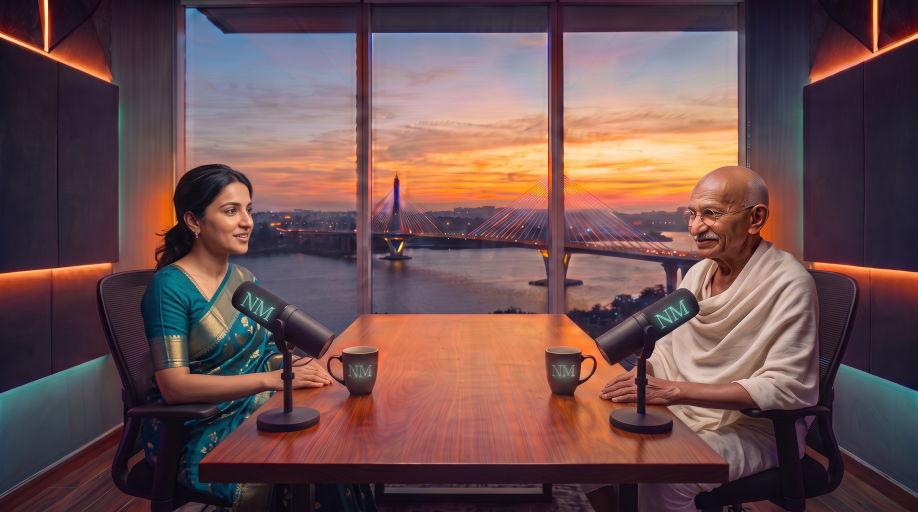
#> input picture Navura Media AI Podcast/v2/assets/kit/H0_hero_two_shot.jpg, 2752 x 1536 px, given in place of H0_hero_two_shot.jpg.jpg, which was not available (shown at 1/3 size)
$ python -i clips_v2.py   (imports and definitions only)
#> lines starting #> are read from the running program, lines starting #| are printed output that depends on the picture
"""v2 video: every line (both characters) is a Veo clip with native speech and lip-sync. Same unmodified inputs are retried when the safety filter blocks (blocked calls are free). Cost-capped; every clip transcript-checked."""
import sys; sys.path.insert(0,"/tmp/claude-0/-home-user-Built-Your-Own-Career-X/f6804c5a-1a67-58a8-a0a2-9046fc10ad41/scratchpad/t")
from common import *
import base64,time,json,io,re,difflib,subprocess,threading,os,concurrent.futures as cf
from PIL import Image
KIT="v2/kit"
# [1 line not run here, left out]
CAP=float(os.environ.get("CAP","14")); spent=0.0; lock=threading.Lock()
RATE={"veo-3.1-fast-generate-001":0.10,"veo-3.1-generate-001":0.40}
SEED={"Nithya":4242,"Gandhi":1930}
def frame(name):
#> called with name = '../assets/kit/H0_hero_two_shot.jpg'
    im=Image.open(f"{KIT}/{name}.jpg").convert("RGB"); w,h=im.size; nh=int(w*9/16); top=(h-nh)//2
#> in frame, im is the input picture: PIL image 2752x1536 RGB; mean R, G, B 109.1, 79.9, 80.5
#> after `w, h = im.size`: w = 2752; h = 1536
#> after `nh = int(w * 9 / 16)`: nh = 1548
#> after `top = (h - nh) // 2`: top = -6
    im=im.crop((0,top,w,top+nh)).resize((1280,720)); b=io.BytesIO(); im.save(b,"JPEG",quality=92); return b.getvalue()
#> after `im = im.crop((0, top, w, top + nh)).resize((1280, 720))`:
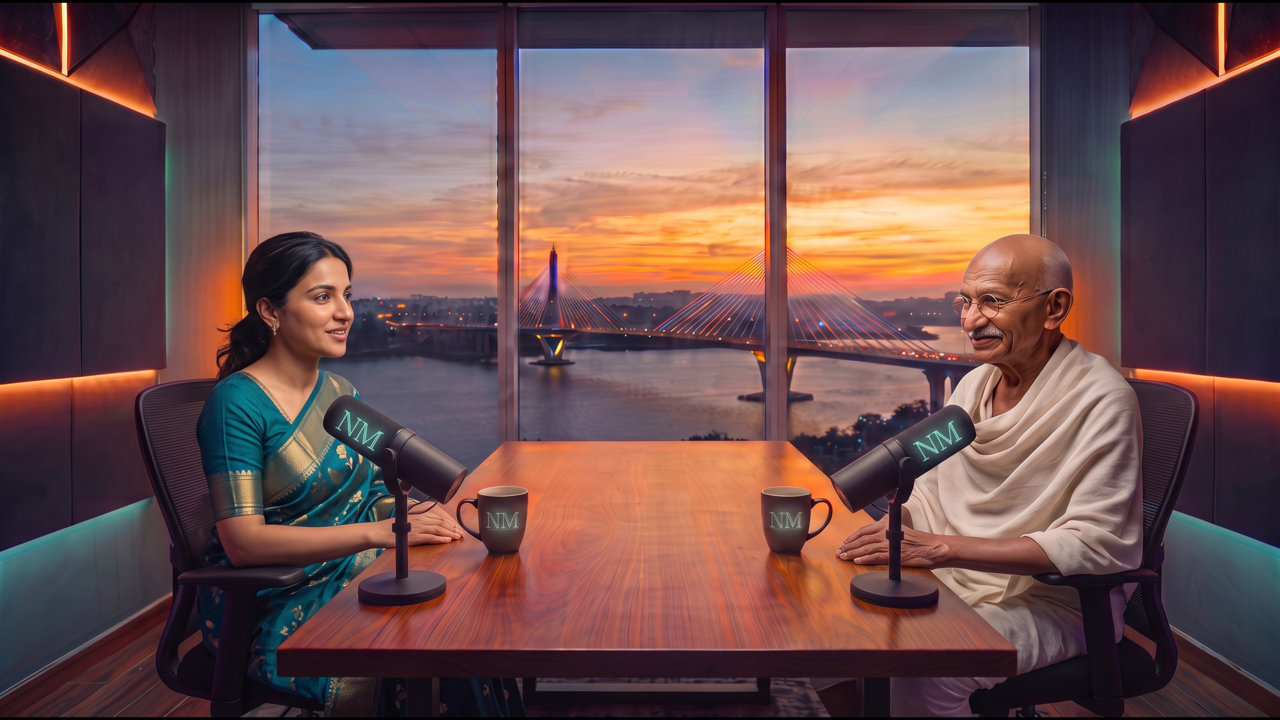
#> im: PIL image 1280x720 RGB; mean R, G, B 108.3, 79.3, 79.8
# [18 lines left out: function veo, not called in this run]
NUM=[("seventy eight","78"),("eighteen eighty two","1882"),("two hundred and forty","240"),("two hundred forty","240"),("twenty four","24")]
# [4 lines left out: function norm, not called in this run]
KEYS={"dandi":0.99,"sabarmati":0.8,"navura":0.7}
# [32 lines left out: functions transcribe, check, run, not called in this run]
# [10 lines not run here, left out]

>>> result = frame('../assets/kit/H0_hero_two_shot.jpg')

$ run again, on Navura Media AI Podcast/v2/assets/kit/S04_gandhi_close.jpg
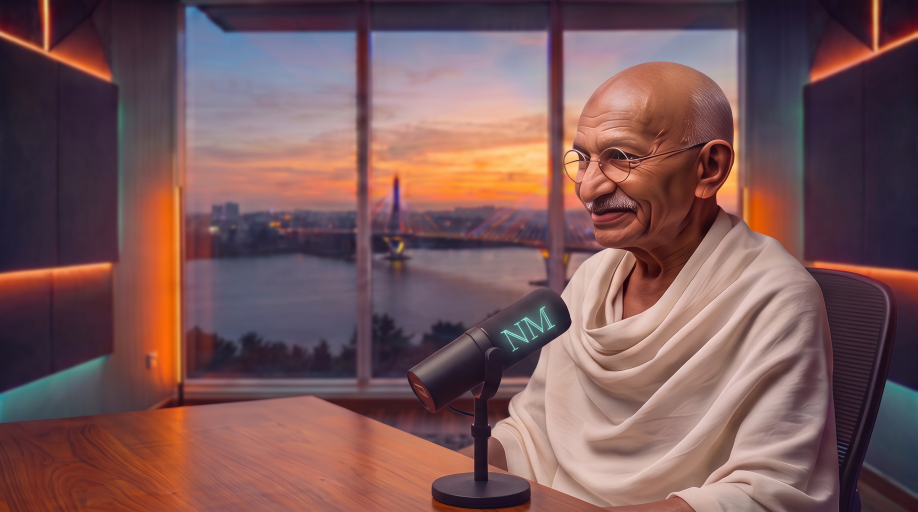
#> input picture Navura Media AI Podcast/v2/assets/kit/S04_gandhi_close.jpg, 2752 x 1536 px, given in place of S04_gandhi_close.jpg.jpg, which was not available (shown at 1/3 size)
#> in frame, im is the input picture: PIL image 2752x1536 RGB; mean R, G, B 121.6, 87.5, 88.7
#> in frame, `im = im.crop((0, top, w, top + nh)).resize((1280, 720))`:
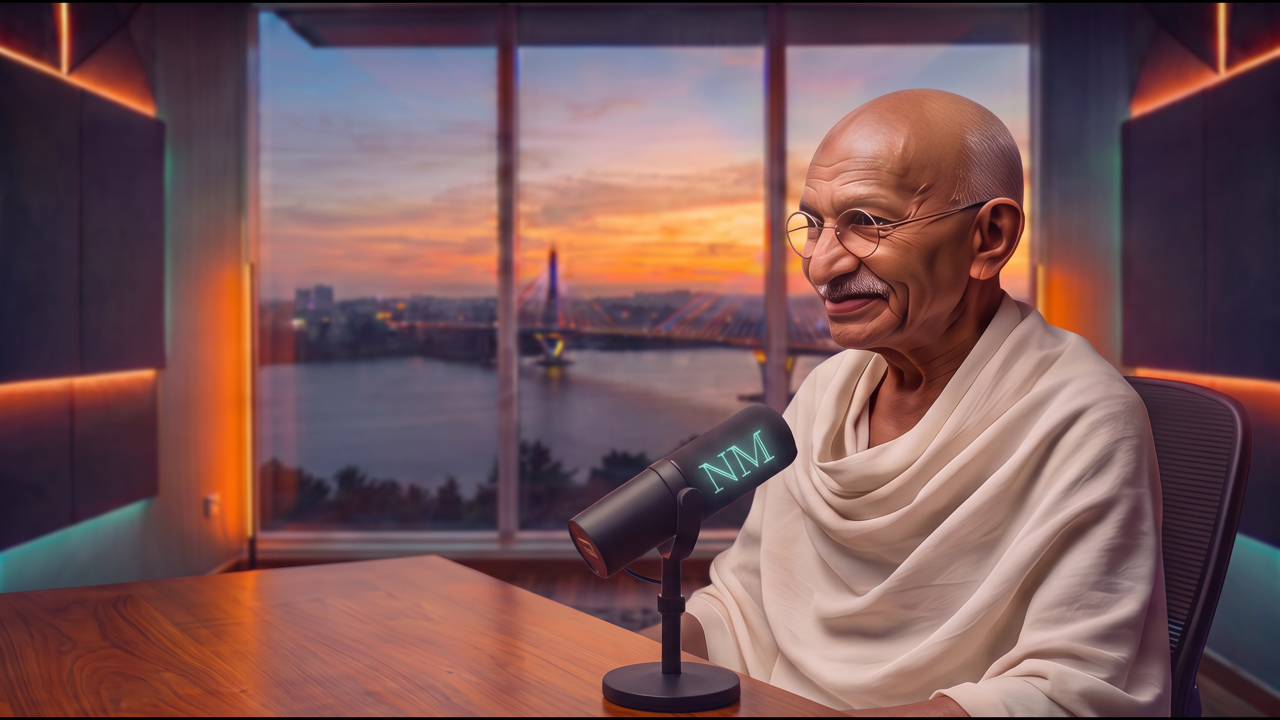
#> im: PIL image 1280x720 RGB; mean R, G, B 120.6, 86.9, 88.1

$ run again, on Navura Media AI Podcast/v2/assets/kit/S05_ots_to_gandhi.jpg
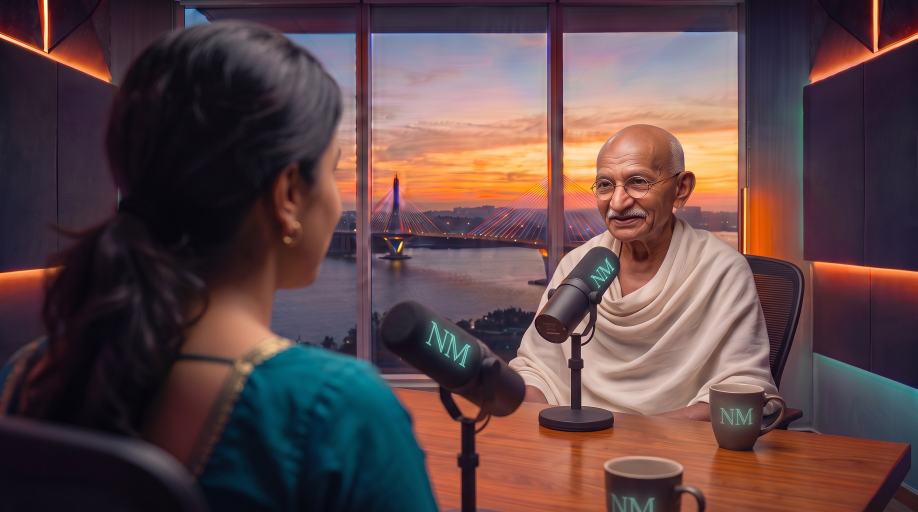
#> input picture Navura Media AI Podcast/v2/assets/kit/S05_ots_to_gandhi.jpg, 2752 x 1536 px, given in place of S05_ots_to_gandhi.jpg.jpg, which was not available (shown at 1/3 size)
#> in frame, im is the input picture: PIL image 2752x1536 RGB; mean R, G, B 94.1, 70.4, 71.9
#> in frame, `im = im.crop((0, top, w, top + nh)).resize((1280, 720))`:
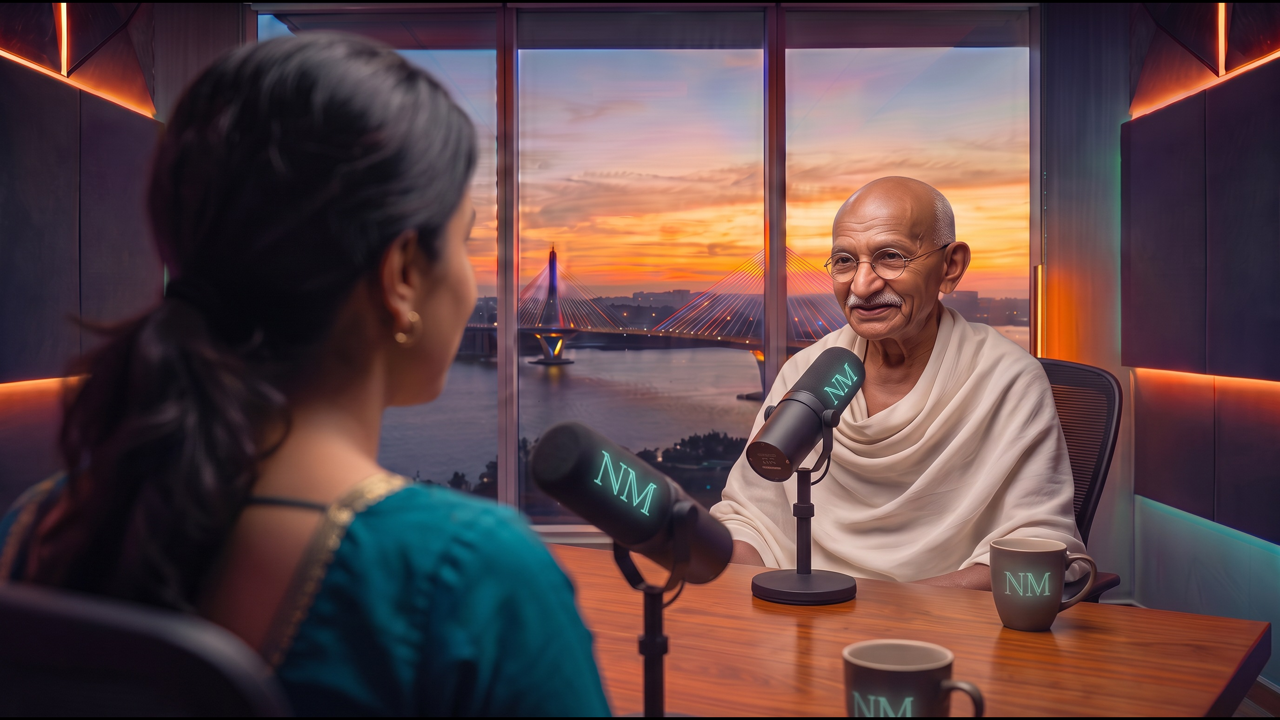
#> im: PIL image 1280x720 RGB; mean R, G, B 93.4, 69.9, 71.4

$ run again, on Navura Media AI Podcast/v2/assets/kit/S06_ots_to_nithya.jpg
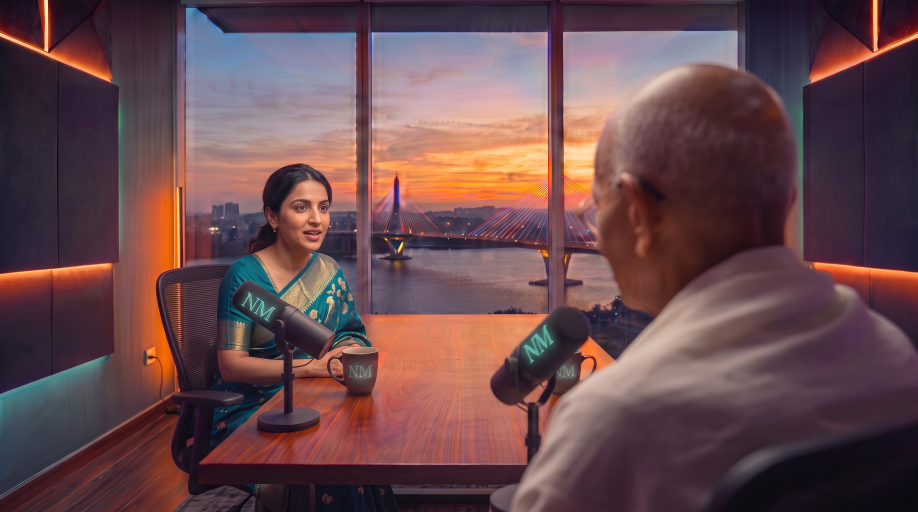
#> input picture Navura Media AI Podcast/v2/assets/kit/S06_ots_to_nithya.jpg, 2752 x 1536 px, given in place of S06_ots_to_nithya.jpg.jpg, which was not available (shown at 1/3 size)
#> in frame, im is the input picture: PIL image 2752x1536 RGB; mean R, G, B 104.3, 73.6, 77.5
#> in frame, `im = im.crop((0, top, w, top + nh)).resize((1280, 720))`:
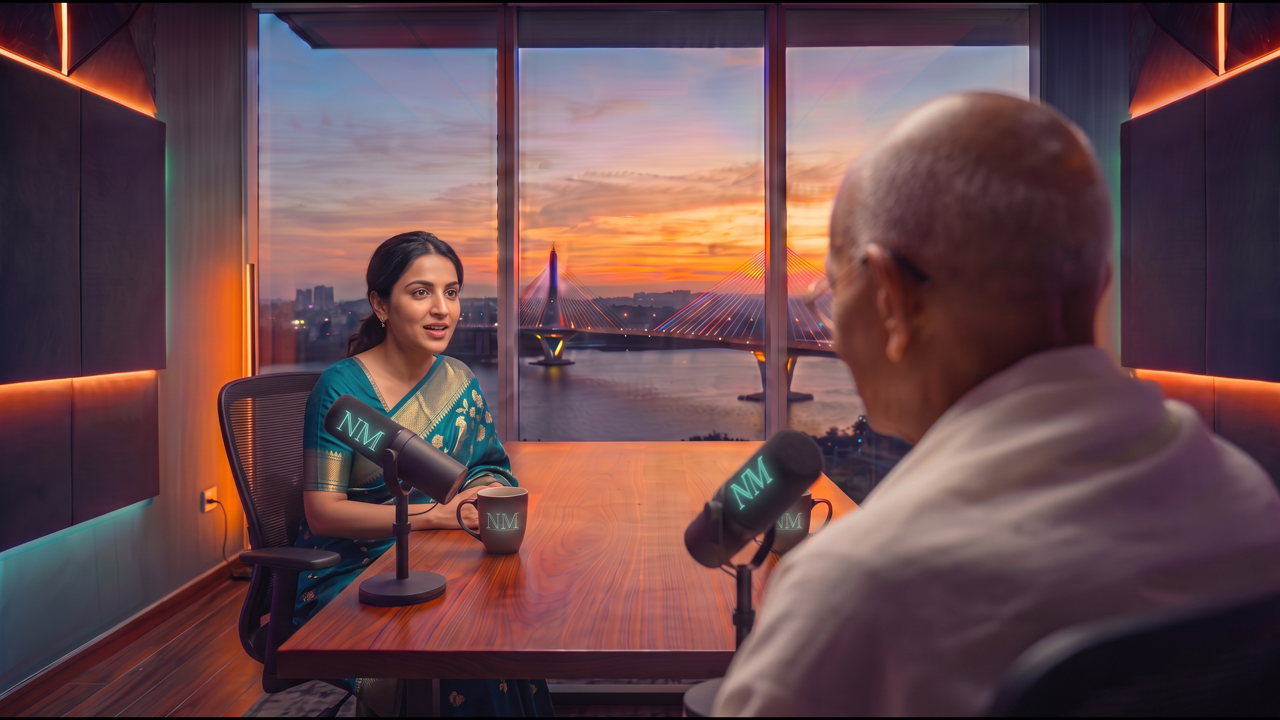
#> im: PIL image 1280x720 RGB; mean R, G, B 103.4, 73, 76.9
